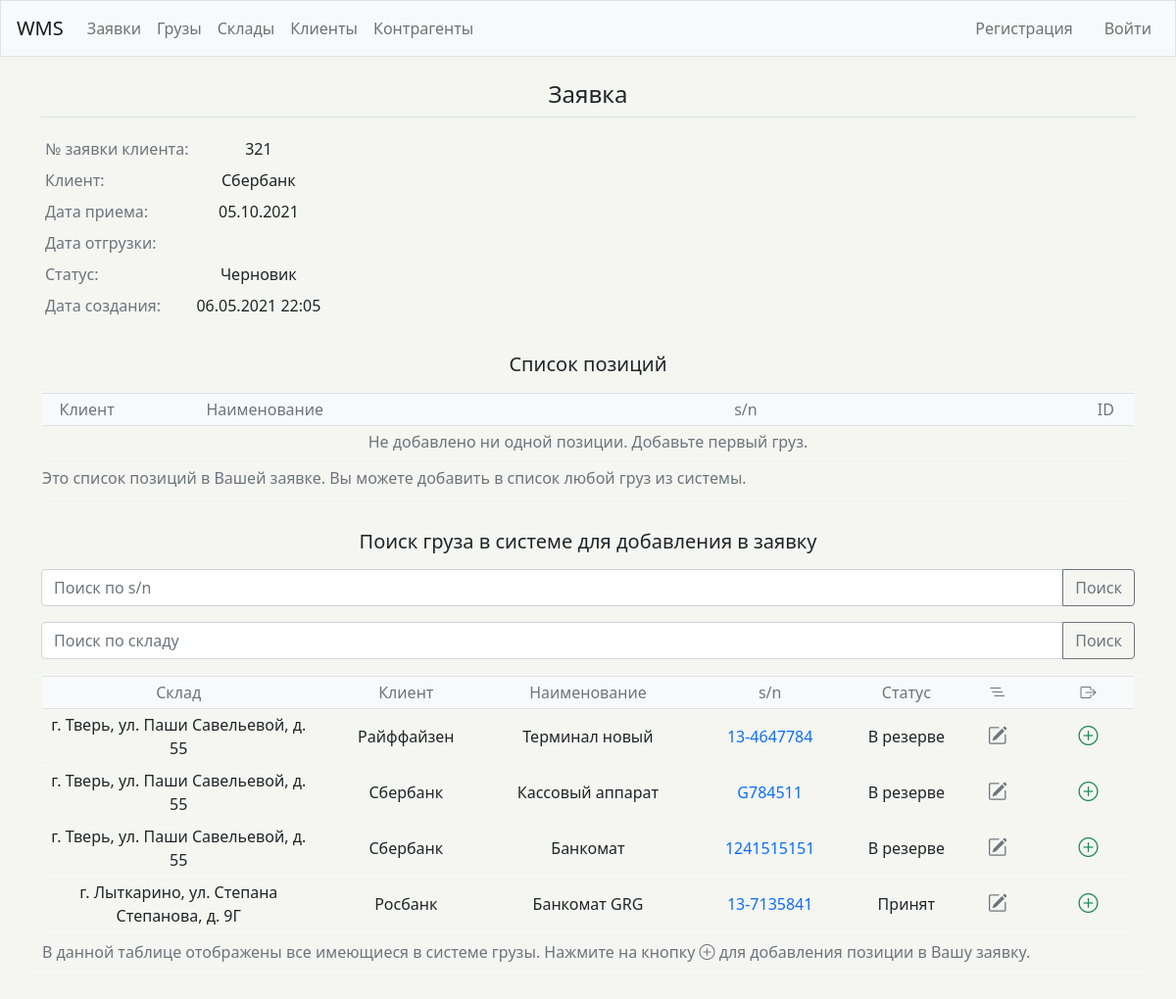
The page /order/13/ on the database as committed earlier.
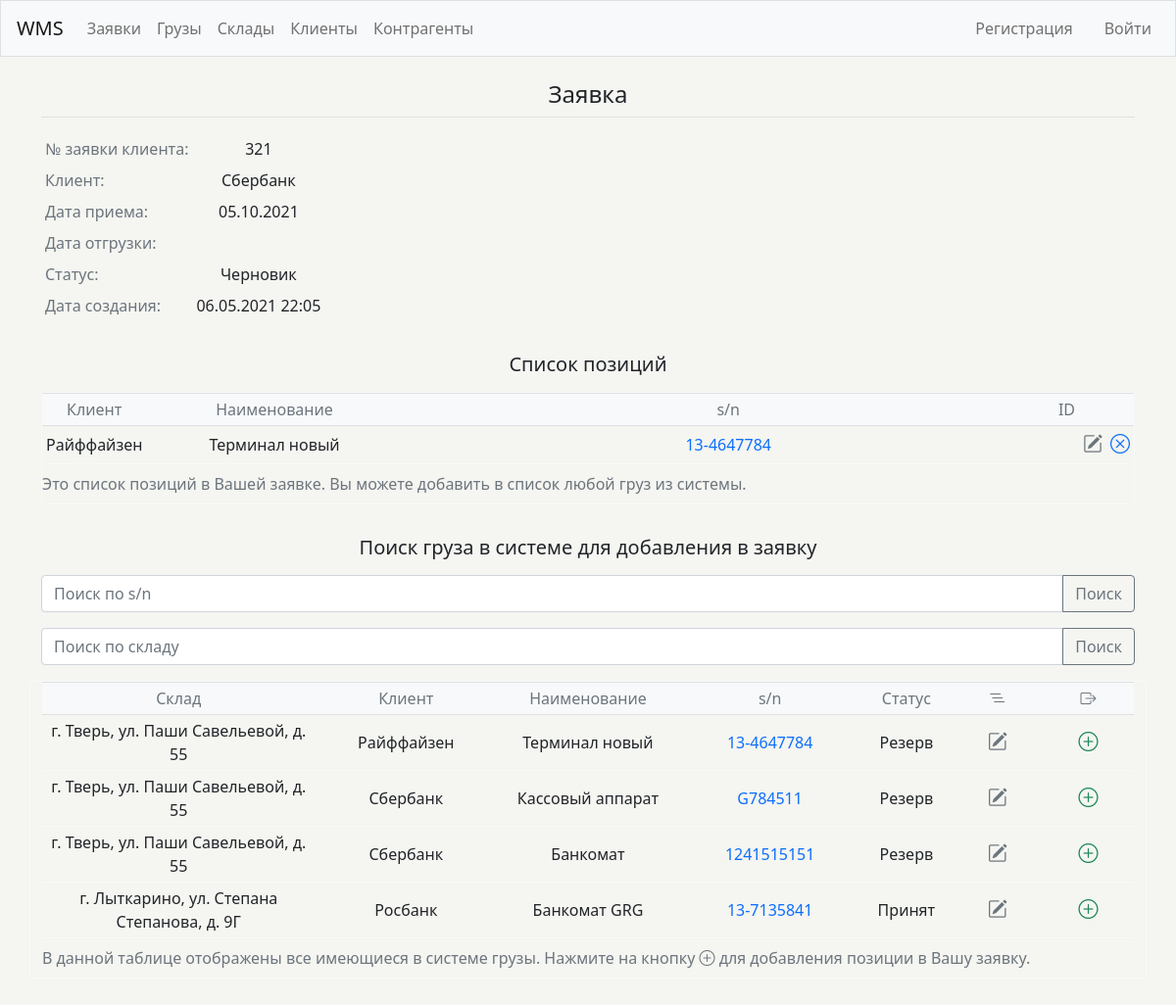
The same page on the database as committed later.
### wms/models.py (models this page shows, shortened)
class Order(models.Model):
    logistic_order = models.CharField(max_length=200)
    client = models.ForeignKey(Client, on_delete=models.SET_NULL, blank=True, null=True)
    customer = models.ForeignKey(Customer, on_delete=models.SET_NULL, blank=True, null=True)
    storage = models.ForeignKey(Storage, on_delete=models.SET_NULL, null=True)
    status = models.CharField(
        max_length=10,
        choices=OrderStatus.choices,
        default=OrderStatus.draft,
    )
    date_in = models.DateField('Дата приема', blank=True, null=True)
    date_out = models.DateField('Дата отгрузки', blank=True, null=True)
    driver = models.CharField(max_length=200, blank=True, null=True)
    driver_car = models.CharField(max_length=200, blank=True, null=True)
    storage_order = models.CharField(max_length=200, blank=True, null=True)
    date_created = models.DateTimeField('date published', auto_now_add=True)

class Client(models.Model):
    name = models.CharField(max_length=200)
    pub_date = models.DateTimeField('date published', auto_now_add=True)
    def __str__(self):
        return self.name

class Atm(models.Model):
    status = models.CharField(
        max_length=10,
        choices=Status.choices,
        default=Status.in_reserve,
    )
    client = models.ForeignKey(Client, on_delete=models.SET_NULL, null=True)
    storage = models.ForeignKey(Storage, on_delete=models.SET_NULL, null=True)
    name = models.CharField(max_length=200)
    serial_num = models.CharField(max_length=200)
    atm_id = models.CharField(max_length=200, blank=True, null=True)
    size = models.CharField(
        max_length=10,
        choices=Size.choices,
        default=Size.EUR,
    )
    commentary = models.CharField(max_length=200, blank=True, null=True)

class Storage(models.Model):
    contractor = models.ForeignKey(Contractor, on_delete=models.SET_NULL, null=True)
    address = models.CharField(max_length=200)
    rate_pallet = models.DecimalField(max_digits=9999, decimal_places=2, null=True)
    rate_oversize_pallet = models.DecimalField(max_digits=9999, decimal_places=2, null=True)
    rate_volume = models.DecimalField(max_digits=9999, decimal_places=2, null=True)
    rate_in = models.DecimalField(max_digits=9999, decimal_places=2, null=True)
    rate_out = models.DecimalField(max_digits=9999, decimal_places=2, null=True)
    rate_oversize_in = models.DecimalField(max_digits=9999, decimal_places=2, null=True)
    rate_oversize_out = models.DecimalField(max_digits=9999, decimal_places=2, null=True)
    def __str__(self):
        return self.address

class OrderItem(models.Model):
    atm = models.ForeignKey(Atm, on_delete=models.SET_NULL, null=True)
    order = models.ForeignKey(Order, on_delete=models.SET_NULL, null=True)
    date_added = models.DateTimeField(auto_now_add=True)

### wms/views.py (the view)
# urls.py: path('order/<int:order_id>/', views.order, name='order'),
def order(request, order_id):
    order = Order.objects.get(id=order_id)
    atms = Atm.objects.all().order_by('storage')
    items = OrderItem.objects.filter(order=order)
    myFilter = AtmFilter(request.GET, queryset=atms)
    atms = myFilter.qs
    atms_paginator = Paginator(atms, 5)
    atms_page_number = request.GET.get('page')
    atms_page_obj = atms_paginator.get_page(atms_page_number)
    context = {'order_id': order_id, 'order': order,
        'orders': orders, 'items': items, 'atms': atms,
        'myFilter': myFilter, 'atms_page_obj': atms_page_obj}
    return render(request, 'wms/order.html', context)

### wms/templates/wms/order.html (shortened to what this page needs)
{% extends "wms/base.html" %}
{% block page_header %}
  <h4 class="text-center fw-normal">Заявка</h4>
{% endblock page_header %}
{% block content %}
  <div class="row">
    <div class="col mt-2">
      <table class="table table-sm table-hover table-responsive table-borderless w-100 d-block">
        <tbody class="text-center fw-normal">
          <tr>
            <td class="text-left text-muted">№ заявки клиента:</td>
            <td>{{ order.logistic_order }}</td>
          </tr>
          <tr>
            <td class="text-left text-muted">Клиент:</td>
            <td>{{ order.client }}</td>
          </tr>
          <tr>
            <td class="text-left text-muted">Дата приема:</td>
            <td>{{ order.date_in|date:'d.m.Y' }}</td>
          </tr>
          <tr>
            <td class="text-left text-muted">Дата отгрузки:</td>
            <td>{{ order.date_out|date:'d.m.Y' }}</td>
          </tr>
          <tr>
            <td class="text-left text-muted">Статус:</td>
            <td>{{ order.status }}</td>
          </tr>
          <tr>
            <td class="text-left text-muted">Дата создания:</td>
            <td>{{ order.date_created|date:'d.m.Y H:m' }}</td>
          </tr>
        </tbody>
      </table>
    </div>
  </div>
    <div class="row">
      <div class="col">
        <table class="table table-sm table-hover table-responsive table-borderless w-100 d-block table-bordered border-light caption">
          <h5 class="text-center fw-normal mt-3 mb-3">Список позиций</h5>
          <caption class="fw-light">Это список позиций в Вашей заявке. Вы можете добавить в список любой груз из системы.</caption>
          <thead class="table-light text-center">
            <tr>
              <th class="col-1 align-middle fw-normal text-muted">Клиент</th>
              <th class="col-3 align-middle fw-normal text-muted">Наименование</th>
              <th class="col align-middle fw-normal text-muted">s/n</th>
              <th class="col-1 align-middle fw-normal text-muted">ID</th>
              <th class="col-1 align-middle fw-normal"></th>
              <th class="col-1 align-middle fw-normal"></th>
            </tr>
          </thead>
          <tbody>
            {% for item in items %}
              <tr class="text-center">
                <td class="col-1 align-middle text-center">{{ item.atm.client }}</td>
                <td class="col-3 align-middle text-center">{{ item.atm.name }}</td>
                <td class="col text-center align-middle">
                  <a class="text-decoration-none" href="{% url 'wms:atm' item.atm.id %}">{{ item.atm.serial_num }}</a>
                </td>
                {% if item.atm.atm_id == None %}
                <td class="col-1 text-center align-middle"></td>
                {% else %}
                <td class="col-1 text-center align-middle">{{ item.atm.atm_id }}</td>
                {% endif %}
                <td class="col-1 text-center align-middle">
                  <a class="link-secondary" href="{% url 'wms:update_atm' item.atm.id %}"><i class="bi bi-pencil-square fs-5" title="Изменить"></i></a>
                </td>
                <td class="col-1 text-center align-middle">
                  <a class="link-primary" href="{% url 'wms:delete_orderitem_from_list' item.id %}"><i class="bi bi-x-circle fs-5" title="Исключить из заявки"></i></a>
                </td>
              </tr>
            {% empty %}
              <tr>
                <td class="text-center text-muted" colspan="10">Не добавлено ни одной позиции. Добавьте первый груз.</td>
              </tr>
            {% endfor %}
          </tbody>
        </table>
      </div>
    </div>
  </div>
  <div class="row">
    <div class="col">
      <h5 class="text-center fw-normal mt-3 mb-3">Поиск груза в системе для добавления в заявку</h5>
      <form method="get">
        <div class="input-group mb-3">
          {{myFilter.form.serial_num}}
          <button class="btn btn-outline-secondary" type="submit" id="button-addon1">Поиск</button>
        </div>
        <div class="input-group mb-3">
          {{myFilter.form.storage}}
          <button class="btn btn-outline-secondary" type="submit" id="button-addon1">Поиск</button>
        </div>
      </form>
    </div>
  </div>
  <div class="row">
    <table class="table table-sm table-hover table-responsive table-borderless w-100 d-block table-bordered border-light caption">
      <caption class="fw-light">В данной таблице отображены все имеющиеся в системе грузы. Нажмите на кнопку <i class="bi bi-plus-circle"></i> для добавления позиции в Вашу заявку.</caption>
      <thead class="table-light text-center text-muted">
        <tr>
          <th class="align-middle fw-normal">Склад</th>
          <th class="align-middle fw-normal">Клиент</th>
          <th class="align-middle fw-normal">Наименование</th>
          <th class="align-middle fw-normal">s/n</th>
          <th class="align-middle fw-normal">Статус</th>
          <th class="align-middle fw-normal"><i class="bi bi-list-nested"></i></th>
          <th class="align-middle fw-normal"><i class="bi bi-box-arrow-right"></i></th>
        </tr>
      </thead>
      <tbody>
        {% for atm in atms_page_obj %}
          <tr class="text-center fw-normal">
            <td class="col-3 align-middle">{{ atm.storage }}</td>
            <td class="col-2 align-middle">{{ atm.client }}</td>
            <td class="col-2 align-middle">{{ atm.name }}</td>
            <td class="col-2 align-middle">
              <a class="text-decoration-none" href="{% url 'wms:atm' atm.id %}">{{ atm.serial_num }}</a>
            </td>
            <td class="col-1 align-middle">{{ atm.status }}</td>
            <td class="col-1 align-middle">
              <a class="link-secondary" href="{% url 'wms:update_atm' atm.id %}"><i class="bi bi-pencil-square fs-5" title="Изменить"></i></a>
            </td>
            <td class="col-1 align-middle">
              <a class="link-success" href="{% url 'wms:new_order_item' order_id atm.id %}"><i class="bi bi-plus-circle fs-5" title="Добавить в заявку"></i></a>
            </td>
          </tr>
        {% empty %}
          <tr>
            <td>Ничего не найдено.</td>
          </tr>
        {% endfor %}
      </tbody>
    </table>
  </div>
{% endblock content %}

### wms/templates/wms/base.html (shortened to what this page needs)
{% load bootstrap4 %}
{% load static %}
<!doctype html>
<html lang="en">
<head>
    {% bootstrap_css %}
    <link rel="stylesheet" href="https://cdn.jsdelivr.net/npm/bootstrap-icons@1.4.1/font/bootstrap-icons.css">
    <link href="https://cdn.jsdelivr.net/npm/bootstrap@5.0.0-beta3/dist/css/bootstrap.min.css" rel="stylesheet">
</head>
<body class="font-weight-normal" style="background-color: rgb(245, 245, 241);">
    <nav class="navbar navbar-expand-md navbar-light bg-light mb-4 border">
        <a class="navbar-brand" href="{% url 'wms:index' %}">WMS</a>
        <div class="collapse navbar-collapse" id="navbarCollapse">
            <ul class="navbar-nav mr-auto">
                <li class="nav-item">
                    <a class="nav-link" href="{% url 'wms:orders' %}">Заявки</a>
                </li>
                <li class="nav-item">
                    <a class="nav-link" href="{% url 'wms:atms' %}">Грузы</a>
                </li>
                <li class="nav-item">
                    <a class="nav-link" href="{% url 'wms:storages' %}">Склады</a>
                </li>
                <li class="nav-item">
                    <a class="nav-link" href="{% url 'wms:clients' %}">Клиенты</a>
                </li>
                <li class="nav-item">
                    <a class="nav-link" href="{% url 'wms:contractors' %}">Контрагенты</a>
                </li>
            </ul>
            <ul class="navbar-nav ml-auto">
                {% if user.is_authenticated %}
                    <li class="nav-item">
                        <span class="navbar-text mr-3">Привет, {{ user.username }}</span>
                    </li>
                    <li class="nav-item">
                        <a class="nav-link" href="{% url 'users:logoutUser' %}">Выйти</a>
                    </li>
                {% else %}
                    <li class="nav-item">
                        <a class="nav-link mr-3" href="{% url 'users:register' %}">Регистрация</a>
                    </li>
                    <li class="nav-item">
                        <a class="nav-link" href="{% url 'users:login' %}">Войти</a>
                    </li>
                {% endif %}
            </ul>
        </div>
    </nav>
    <main role="main" class="container">
        <div class="pg-2 mb-2 border-bottom">
            {% block page_header %}{% endblock page_header %}
        </div>
        <div>
            {% block content %}{% endblock content %}
    </main>
</body>
</html>

Rows that differ between the two databases and show on the page:
added OrderItem: atm.client "Райффайзен", atm.name "Терминал новый", atm.serial_num "13-4647784"
changed Atm "Терминал новый": status "В резерве" → "Резерв"
changed Atm "Кассовый аппарат": status "В резерве" → "Резерв"
changed Atm "Банкомат": status "В резерве" → "Резерв"
Other text that changed with them:
text no longer shown: "Не добавлено ни одной позиции. Добавьте первый груз."
